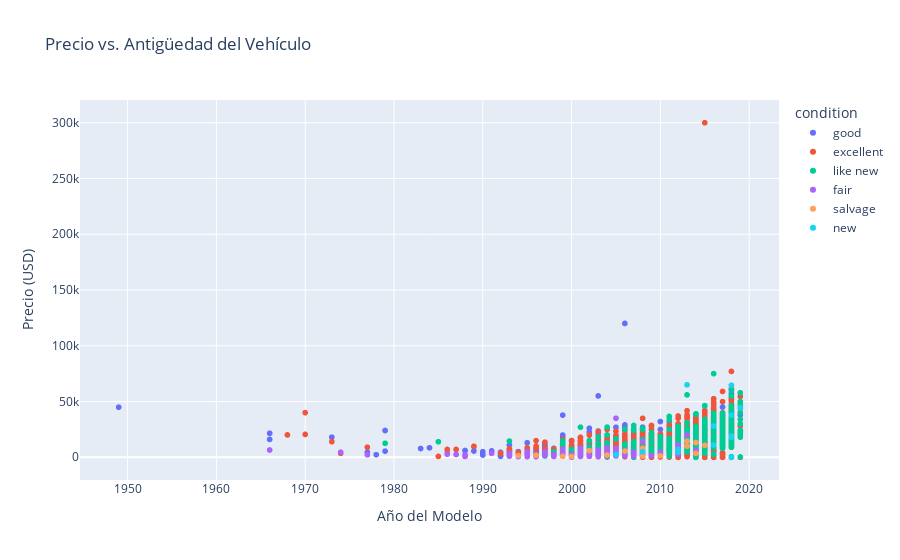

This figure's notebook cell:
### Code cell
df_sample = df.sample(n=5000, random_state=42)

fig_price_year_scatter = px.scatter(
    df_sample,
    x='model_year',
    y='price',
    title='Precio vs. Antigüedad del Vehículo',
    labels={'model_year': 'Año del Modelo', 'price': 'Precio (USD)'},
    color='condition', # Colorear los puntos por la condición del vehículo
    hover_data=['model'] # Mostrar el modelo del coche al pasar el cursor
)

# Mostrar el gráfico
fig_price_year_scatter.show()

### Figure 1 — Plotly figure (JSON) as saved in the notebook; plotly's stock layout.template omitted (floating-point values rounded to 4 significant figures; data arrays with more than 128 entries replaced by an {"elided": "..."} marker saying what was removed)
{"data": [{"customdata": {"elided": "1998x1 str values"}, "hovertemplate": "condition=good<br>Año del Modelo=%{x}<br>Precio (USD)=%{y}<br>model=%{customdata[0]}<extra></extra>", "legendgroup": "good", "marker": {"color": "#636efa", "symbol": "circle"}, "mode": "markers", "name": "good", "showlegend": true, "type": "scattergl", "x": {"elided": "1998 float values"}, "xaxis": "x", "y": {"elided": "1998 int values"}, "yaxis": "y"}, {"customdata": {"elided": "2390x1 str values"}, "hovertemplate": "condition=excellent<br>Año del Modelo=%{x}<br>Precio (USD)=%{y}<br>model=%{customdata[0]}<extra></extra>", "legendgroup": "excellent", "marker": {"color": "#EF553B", "symbol": "circle"}, "mode": "markers", "name": "excellent", "showlegend": true, "type": "scattergl", "x": {"elided": "2390 float values"}, "xaxis": "x", "y": {"elided": "2390 int values"}, "yaxis": "y"}, {"customdata": {"elided": "450x1 str values"}, "hovertemplate": "condition=like new<br>Año del Modelo=%{x}<br>Precio (USD)=%{y}<br>model=%{customdata[0]}<extra></extra>", "legendgroup": "like new", "marker": {"color": "#00cc96", "symbol": "circle"}, "mode": "markers", "name": "like new", "showlegend": true, "type": "scattergl", "x": {"elided": "450 float values"}, "xaxis": "x", "y": {"elided": "450 int values"}, "yaxis": "y"}, {"customdata": {"elided": "129x1 str values"}, "hovertemplate": "condition=fair<br>Año del Modelo=%{x}<br>Precio (USD)=%{y}<br>model=%{customdata[0]}<extra></extra>", "legendgroup": "fair", "marker": {"color": "#ab63fa", "symbol": "circle"}, "mode": "markers", "name": "fair", "showlegend": true, "type": "scattergl", "x": {"elided": "129 float values"}, "xaxis": "x", "y": {"elided": "129 int values"}, "yaxis": "y"}, {"customdata": [["ford f-250 super duty"], ["nissan altima"], ["ford explorer"], ["ford f350 super duty"], ["subaru outback"], ["ford focus"], ["honda civic lx"], ["chevrolet silverado"], ["nissan sentra"], ["ford f150"], ["ford taurus"], ["dodge dakota"], ["toyota 4runner"], ["jeep wrangler"], ["nissan versa"], ["ford mustang"], ["toyota prius"], ["nissan frontier"]], "hovertemplate": "condition=salvage<br>Año del Modelo=%{x}<br>Precio (USD)=%{y}<br>model=%{customdata[0]}<extra></extra>", "legendgroup": "salvage", "marker": {"color": "#FFA15A", "symbol": "circle"}, "mode": "markers", "name": "salvage", "showlegend": true, "type": "scattergl", "x": [2008.0, 2004.0, 2014.0, 2002.0, NaN, 2000.0, 2015.0, 1999.0, 2014.0, 2008.0, 2013.0, 2006.0, NaN, 1994.0, NaN, 1996.0, 2010.0, 2013.0], "xaxis": "x", "y": [8000, 2000, 13200, 6000, 500, 580, 10700, 800, 3500, 1000, 9975, 5500, 1500, 1500, 5990, 1700, 1200, 14500], "yaxis": "y"}, {"customdata": [["nissan versa"], ["toyota corolla"], ["ram 1500"], ["jeep grand cherokee"], ["chevrolet silverado 1500"], ["chevrolet silverado 3500hd"], ["honda accord"], ["subaru forester"], ["chevrolet silverado 3500hd"], ["dodge charger"], ["dodge grand caravan"], ["honda accord"], ["jeep wrangler"], ["chevrolet corvette"], ["ford focus"]], "hovertemplate": "condition=new<br>Año del Modelo=%{x}<br>Precio (USD)=%{y}<br>model=%{customdata[0]}<extra></extra>", "legendgroup": "new", "marker": {"color": "#19d3f3", "symbol": "circle"}, "mode": "markers", "name": "new", "showlegend": true, "type": "scattergl", "x": [2018.0, 2016.0, 2016.0, 2005.0, 2018.0, 2018.0, 2008.0, 2018.0, 2018.0, 2019.0, 2018.0, 2012.0, NaN, 2013.0, 2012.0], "xaxis": "x", "y": [12, 11000, 28000, 2400, 37784, 64493, 4950, 17995, 64493, 44505, 18995, 7100, 13900, 65000, 4500], "yaxis": "y"}], "layout": {"legend": {"title": {"text": "condition"}, "tracegroupgap": 0}, "title": {"text": "Precio vs. Antigüedad del Vehículo"}, "xaxis": {"anchor": "y", "domain": [0, 1], "title": {"text": "Año del Modelo"}}, "yaxis": {"anchor": "x", "domain": [0, 1], "title": {"text": "Precio (USD)"}}}}
